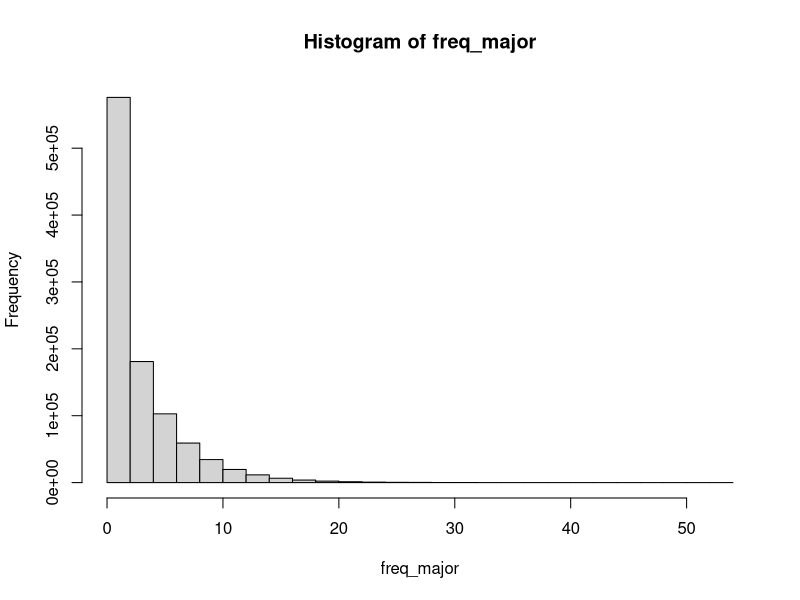
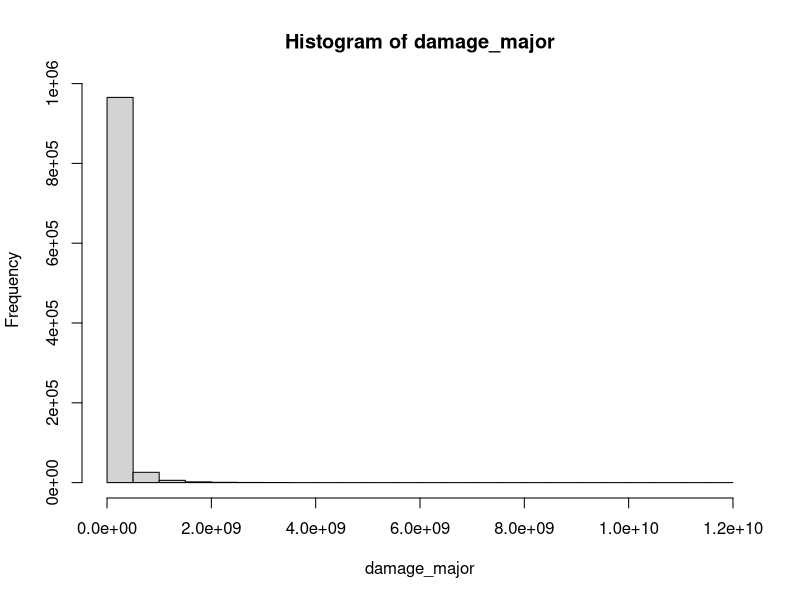

Write R code to recreate these figures, in order.
set.seed(1234)

freq_major <- rnbinom(n=1000000,size=0.9511905, mu=3.0653668)
freq_medium <- rnbinom(n=1000000,size=3.712376, mu=6.787227)
freq_minor <- rnbinom(n=1000000,size=1.473771, mu=45.325902)

major_95<-sort(freq_major, TRUE)[1000000*0.05]
medium_95<-sort(freq_medium, TRUE)[1000000*0.05]
minor_95<-sort(freq_minor, TRUE)[1000000*0.05]

major_95
medium_95
minor_95

hist(freq_major)

damage_major <- rweibull(n=1000000,shape=0.4919198 ,scale=42434790)
damage_medium <- rlnorm(n=1000000,meanlog=14.0567422 ,sdlog=0.6068971)
damage_minor <- rweibull(n=1000000,shape=0.7184818 ,scale=68885.18)

major_95<-sort(damage_major, TRUE)[1000000*0.05]
medium_95<-sort(damage_medium, TRUE)[1000000*0.05]
minor_95<-sort(damage_minor, TRUE)[1000000*0.05]

major_95
medium_95
minor_95

hist(damage_major)